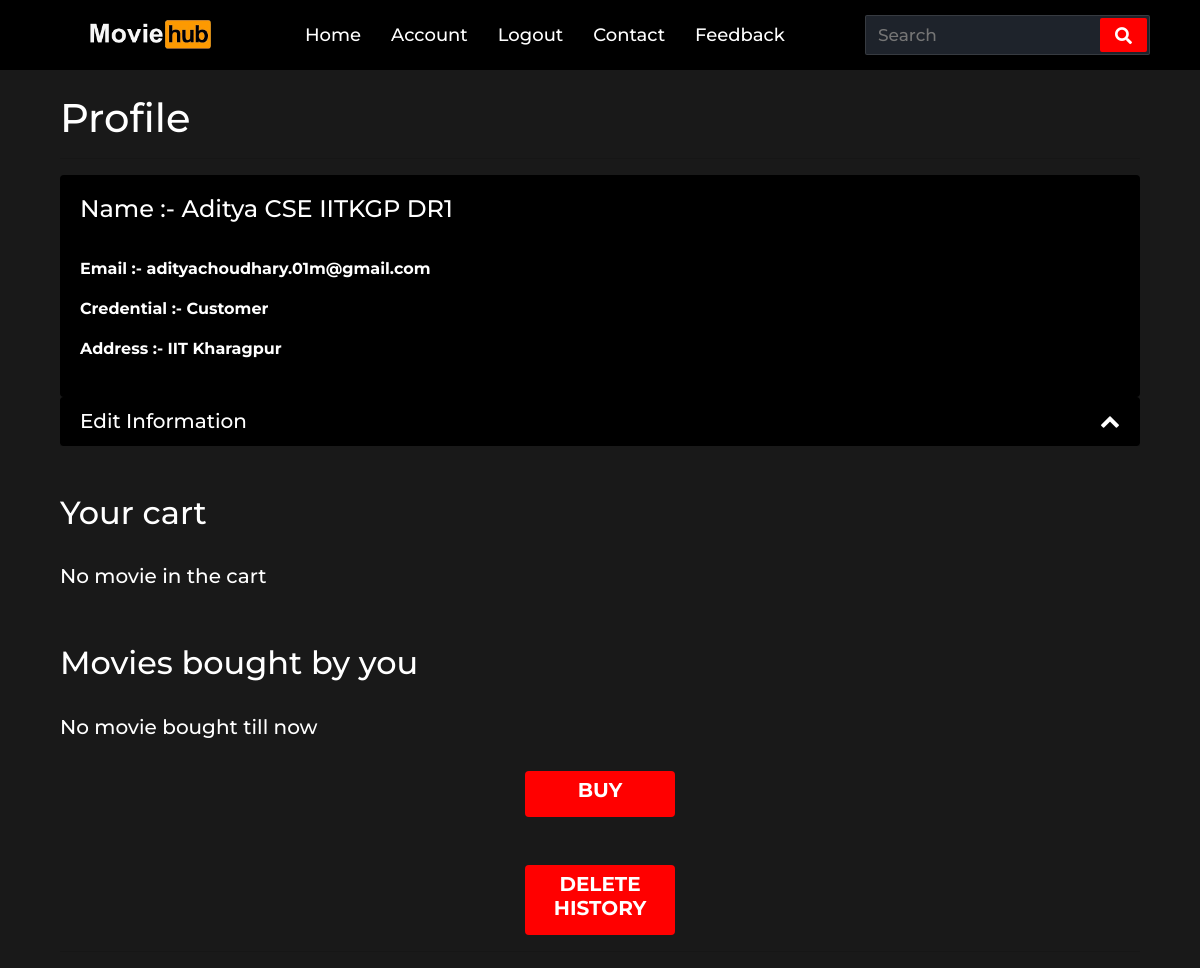
Page /account (signed in) on the committed database.
### website/models.py (models this page shows)
class User(db.Model, UserMixin):
    id = db.Column(db.Integer, primary_key=True)
    email = db.Column(db.String(150), unique=True)
    password = db.Column(db.String(150))
    first_name = db.Column(db.String(150))
    address = db.Column(db.String(150))
    cred = db.Column(db.Integer)
    movie_rent = db.relationship('Movie',secondary=user_rent, backref='user_who_rented')
    movie_buy = db.relationship('Movie',secondary=user_buy, backref='user_who_buy')
    movie_cart = db.relationship('Movie', secondary=user_cart, backref='user_who_cart')

### website/views.py (the view, shortened to what this page needs)
@views.route('/account', methods = ["GET","POST","P"])
def profile():
    return render_template('profile.html', user=current_user)

### website/__init__.py (called while the page is built)
def create_app():
    app = Flask(__name__)
    app.config['SECRET_KEY'] = 'hjshjhdjah kjshkjdhjs'
    app.config['SQLALCHEMY_DATABASE_URI'] = f'sqlite:///{DB_NAME}'
    db.init_app(app)
    from .views import views
    from .auth import auth
    app.register_blueprint(views, url_prefix='/')
    app.register_blueprint(auth, url_prefix='/')
    from .models import User, Note, Movie
    create_database(app)
    login_manager = LoginManager()
    login_manager.login_view = 'auth.login'
    login_manager.init_app(app)
    @login_manager.user_loader
    def load_user(id):
        return User.query.get(id)
    return app

### website/templates/profile.html (shortened to what this page needs)
{% extends "base.html" %} {% block title %}Profile{% endblock %}
{% block css %}
<link rel="stylesheet" href="{{ url_for('static', filename='css/accordion.css')}}">
<link rel="stylesheet" href="{{ url_for('static', filename='css/profile.css')}}">
<link rel="stylesheet" href="{{ url_for('static', filename='css/home.css')}}">
<link rel="stylesheet" href="{{ url_for('static', filename='css/footer.css')}}">
{% endblock %}
{% block content %}
<div class="container">
    <div class="row">
        <div class="col">
            <br>
            <h1>Profile</h1>
            <hr>
            <div class="card">
                <div class="card-body">
                    <h4>Name :- {{ user.first_name }}</h4>
                    <hr>
                    {% if user %}
                    <p><b>Email :- {{user.email}}</b></p>
                        {% if user.cred == 1%}
                        <p><b>Credential :- Customer</b></p>
                        {% elif user.cred == 2%}
                        <p><b>Credential :- Staff</b></p>
                        {% else %}
                        <p><b>Credential :- Manager</b></p>
                        {% endif %}
                    <p><b>Address :- {{user.address}}</b></p>
                    {% else %}
                    <p>User not found</p>
                    {% endif %}
                </div>
            </div>
            <div id="accordion">
              <div class="card">
                <div class="card-header" id="heading-1">
                  <h5 class="mb-0">
                    <a class="collapsed1" role="button" data-toggle="collapse" href="#collapse-1" aria-expanded="true" aria-controls="collapse-1">
                      Edit Information
                    </a>
                  </h5>
                </div>
              </div>
              </div>
              <br><br>
        <div class="cont">
          <h2>Your cart</h2>
          {% if user.movie_cart == [] %}
          <br>
          <h5>No movie in the cart</h5>
          {% endif %}
        </div>
            <br>
            <br>
          <div class="cont">
            <br>
            <h2>Movies bought by you</h2>
            {% if user.movie_buy == [] %}
            <br>
            <h5>No movie bought till now</h5>
            {% endif %}
          </div>
              <br>
              <br>
              <form action="/account/purchase/{{user.id}}">
              <button type="submit" class="btn" style="margin:auto"><b><h5>BUY</b></h5></button>
              </form>
                <br>
                <br>
              <form action="/account/delete_history/{{user.id}}">
                <button type="submit" class="btn" style="margin:auto"><b><h5>DELETE HISTORY</b></h5></button>
                </form>
          <hr>
{% endblock %}

### website/static/css/nav.css (style rules this page uses)
* { margin: 0; padding: 0; outline: none; box-sizing: border-box; font-family: 'Montserrat', sans-serif; }
body { background: #f2f2f2; }

### website/static/css/accordion.css (style rules this page uses)
.mb-0 > a { display: block; position: relative; }
.mb-0 > a:after { content: "\f078"; font-family: 'FontAwesome'; position: absolute; right: 0; }
.mb-0 > a[aria-expanded="true"]:after { content: "\f077"; }

### website/static/css/profile.css (style rules this page uses)
body { background-color: rgba(0,0,0,0.9); color: white; }
.card { background-color: rgba(0,0,0); color : white; border: none; }
.btn { width : 150px; background-color: red; color:white; }
.collapsed1 { color:white; }
div.cont { width:100%; display: inline-block; }

### website/static/css/home.css (style rules this page uses)
body { background-color: rgba(0,0,0,0.9); color:white; }
* { box-sizing: border-box; }
.btn { display: block; margin-left: 6px; text-align: center; background-color: red; color:white; }

### rows in the picture
User: first_name "Aditya CSE IITKGP DR1", email "adityachoudhary.01m@gmail.com", address "IIT Kharagpur"
